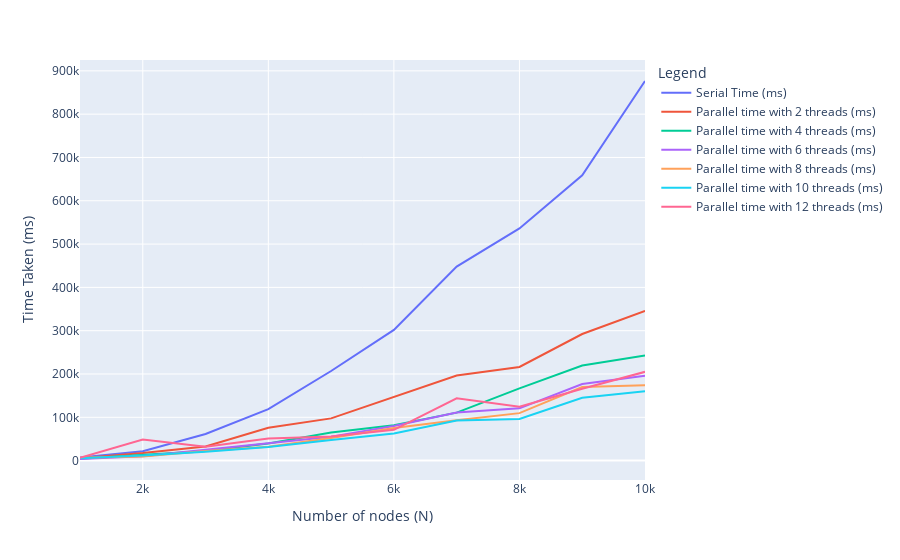

Source (notebook cell):
### Code cell
fig = px.line(df, x = df_columns[0],y=df_columns[1:],  labels={
                     "Number of nodes (N)": "Number of nodes (N)",
                     "value": "Time Taken (ms)",
                     "variable": "Legend"
                 }, title = "Dijkstra's Algorithm - Varying number of threads')
fig.show()

### Figure 1 — Plotly figure (JSON) as saved in the notebook; plotly's stock layout.template omitted (floating-point values rounded to 4 significant figures)
{"data": [{"hovertemplate": "Legend=Serial Time (ms)<br>Number of nodes (N)=%{x}<br>Time Taken (ms)=%{y}<extra></extra>", "legendgroup": "Serial Time (ms)", "line": {"color": "#636efa", "dash": "solid"}, "marker": {"symbol": "circle"}, "mode": "lines", "name": "Serial Time (ms)", "orientation": "v", "showlegend": true, "type": "scatter", "x": [1000, 2000, 3000, 4000, 5000, 6000, 7000, 8000, 9000, 10000], "xaxis": "x", "y": [7015, 21619, 61606, 118992, 206917, 301711, 447868, 536231, 658873, 876566], "yaxis": "y"}, {"hovertemplate": "Legend=Parallel time with 2 threads (ms)<br>Number of nodes (N)=%{x}<br>Time Taken (ms)=%{y}<extra></extra>", "legendgroup": "Parallel time with 2 threads (ms)", "line": {"color": "#EF553B", "dash": "solid"}, "marker": {"symbol": "circle"}, "mode": "lines", "name": "Parallel time with 2 threads (ms)", "orientation": "v", "showlegend": true, "type": "scatter", "x": [1000, 2000, 3000, 4000, 5000, 6000, 7000, 8000, 9000, 10000], "xaxis": "x", "y": [5450, 17323, 32727, 75740, 97499, 146736, 196326, 216220, 292290, 345762], "yaxis": "y"}, {"hovertemplate": "Legend=Parallel time with 4 threads (ms)<br>Number of nodes (N)=%{x}<br>Time Taken (ms)=%{y}<extra></extra>", "legendgroup": "Parallel time with 4 threads (ms)", "line": {"color": "#00cc96", "dash": "solid"}, "marker": {"symbol": "circle"}, "mode": "lines", "name": "Parallel time with 4 threads (ms)", "orientation": "v", "showlegend": true, "type": "scatter", "x": [1000, 2000, 3000, 4000, 5000, 6000, 7000, 8000, 9000, 10000], "xaxis": "x", "y": [4378, 14033, 22227, 39775, 64673, 81830, 110799, 166860, 219549, 242790], "yaxis": "y"}, {"hovertemplate": "Legend=Parallel time with 6 threads (ms)<br>Number of nodes (N)=%{x}<br>Time Taken (ms)=%{y}<extra></extra>", "legendgroup": "Parallel time with 6 threads (ms)", "line": {"color": "#ab63fa", "dash": "solid"}, "marker": {"symbol": "circle"}, "mode": "lines", "name": "Parallel time with 6 threads (ms)", "orientation": "v", "showlegend": true, "type": "scatter", "x": [1000, 2000, 3000, 4000, 5000, 6000, 7000, 8000, 9000, 10000], "xaxis": "x", "y": [3726, 10090, 24980, 40203, 55354, 79777, 111100, 120757, 176788, 196065], "yaxis": "y"}, {"hovertemplate": "Legend=Parallel time with 8 threads (ms)<br>Number of nodes (N)=%{x}<br>Time Taken (ms)=%{y}<extra></extra>", "legendgroup": "Parallel time with 8 threads (ms)", "line": {"color": "#FFA15A", "dash": "solid"}, "marker": {"symbol": "circle"}, "mode": "lines", "name": "Parallel time with 8 threads (ms)", "orientation": "v", "showlegend": true, "type": "scatter", "x": [1000, 2000, 3000, 4000, 5000, 6000, 7000, 8000, 9000, 10000], "xaxis": "x", "y": [6328, 9536, 22324, 32254, 52438, 75249, 93259, 109679, 170081, 174141], "yaxis": "y"}, {"hovertemplate": "Legend=Parallel time with 10 threads (ms)<br>Number of nodes (N)=%{x}<br>Time Taken (ms)=%{y}<extra></extra>", "legendgroup": "Parallel time with 10 threads (ms)", "line": {"color": "#19d3f3", "dash": "solid"}, "marker": {"symbol": "circle"}, "mode": "lines", "name": "Parallel time with 10 threads (ms)", "orientation": "v", "showlegend": true, "type": "scatter", "x": [1000, 2000, 3000, 4000, 5000, 6000, 7000, 8000, 9000, 10000], "xaxis": "x", "y": [5719, 11777, 20594, 31290, 47684, 62747, 92509, 96076, 145213, 160268], "yaxis": "y"}, {"hovertemplate": "Legend=Parallel time with 12 threads (ms)<br>Number of nodes (N)=%{x}<br>Time Taken (ms)=%{y}<extra></extra>", "legendgroup": "Parallel time with 12 threads (ms)", "line": {"color": "#FF6692", "dash": "solid"}, "marker": {"symbol": "circle"}, "mode": "lines", "name": "Parallel time with 12 threads (ms)", "orientation": "v", "showlegend": true, "type": "scatter", "x": [1000, 2000, 3000, 4000, 5000, 6000, 7000, 8000, 9000, 10000], "xaxis": "x", "y": [6308, 48600, 32081, 50799, 55688, 71134, 143990, 124478, 165909, 204990], "yaxis": "y"}], "layout": {"autosize": true, "legend": {"title": {"text": "Legend"}, "tracegroupgap": 0}, "margin": {"t": 60}, "xaxis": {"anchor": "y", "autorange": true, "domain": [0, 1], "range": [1000, 10000], "title": {"text": "Number of nodes (N)"}, "type": "linear"}, "yaxis": {"anchor": "x", "autorange": true, "domain": [0, 1], "range": [-44770.0, 925100.0], "title": {"text": "Time Taken (ms)"}, "type": "linear"}}}
